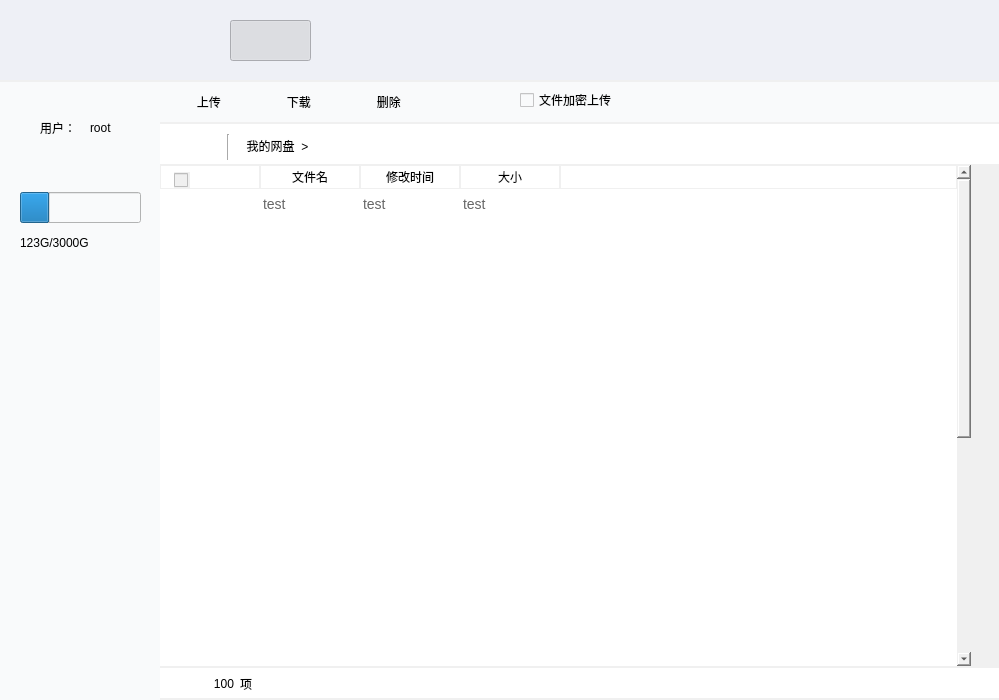
<?xml version="1.0" encoding="UTF-8"?>
<ui version="4.0">
 <class>XMSDiskClientGuiClass</class>
 <widget class="QWidget" name="XMSDiskClientGuiClass">
  <property name="geometry">
   <rect>
    <x>0</x>
    <y>0</y>
    <width>999</width>
    <height>700</height>
   </rect>
  </property>
  <property name="windowTitle">
   <string>XMSDiskClientGui</string>
  </property>
  <property name="styleSheet">
   <string notr="true">#upButton:hover{
background-color: rgb(46, 91, 255);
}</string>
  </property>
  <widget class="QWidget" name="topwidget" native="true">
   <property name="geometry">
    <rect>
     <x>0</x>
     <y>0</y>
     <width>1000</width>
     <height>80</height>
    </rect>
   </property>
   <property name="styleSheet">
    <string notr="true">background-color: rgb(238, 240, 246);</string>
   </property>
   <widget class="QLabel" name="logolabel">
    <property name="geometry">
     <rect>
      <x>20</x>
      <y>20</y>
      <width>149</width>
      <height>41</height>
     </rect>
    </property>
    <property name="styleSheet">
     <string notr="true">background-image: url(:/XMSDiskClientGui/Resources/top.png);</string>
    </property>
    <property name="text">
     <string/>
    </property>
    <property name="pixmap">
     <pixmap resource="xmsdiskclientgui.qrc">:/XMSDiskClientGui/Resources/img/new/logo2.png</pixmap>
    </property>
    <property name="scaledContents">
     <bool>true</bool>
    </property>
   </widget>
   <widget class="QPushButton" name="closepushButton">
    <property name="geometry">
     <rect>
      <x>960</x>
      <y>30</y>
      <width>21</width>
      <height>21</height>
     </rect>
    </property>
    <property name="styleSheet">
     <string notr="true">background-image: url(:/XMSDiskClientGui/Resources/close.png);</string>
    </property>
    <property name="text">
     <string/>
    </property>
    <property name="autoExclusive">
     <bool>false</bool>
    </property>
    <property name="flat">
     <bool>true</bool>
    </property>
   </widget>
   <widget class="QPushButton" name="my_diskpushButton">
    <property name="geometry">
     <rect>
      <x>230</x>
      <y>20</y>
      <width>81</width>
      <height>41</height>
     </rect>
    </property>
    <property name="styleSheet">
     <string notr="true">
#my_diskpushButton:checked {
      border-image: url(:/XMSDiskClientGui/Resources/mydisk2.png);
}
#my_diskpushButton:!checked {
      border-image: url(:/XMSDiskClientGui/Resources/mydisk1.png);
}
</string>
    </property>
    <property name="text">
     <string/>
    </property>
    <property name="checkable">
     <bool>true</bool>
    </property>
    <property name="checked">
     <bool>true</bool>
    </property>
    <property name="autoExclusive">
     <bool>true</bool>
    </property>
   </widget>
   <widget class="QPushButton" name="taskpushButton">
    <property name="geometry">
     <rect>
      <x>330</x>
      <y>20</y>
      <width>81</width>
      <height>41</height>
     </rect>
    </property>
    <property name="styleSheet">
     <string notr="true">#taskpushButton:checked {
      border-image: url(:/XMSDiskClientGui/Resources/task2.png);
}
#taskpushButton:!checked {
      border-image: url(:/XMSDiskClientGui/Resources/task1.png);
}
</string>
    </property>
    <property name="text">
     <string/>
    </property>
    <property name="checkable">
     <bool>true</bool>
    </property>
    <property name="checked">
     <bool>false</bool>
    </property>
    <property name="autoExclusive">
     <bool>true</bool>
    </property>
    <property name="flat">
     <bool>true</bool>
    </property>
   </widget>
  </widget>
  <widget class="QWidget" name="line1widget" native="true">
   <property name="enabled">
    <bool>true</bool>
   </property>
   <property name="geometry">
    <rect>
     <x>0</x>
     <y>80</y>
     <width>1000</width>
     <height>2</height>
    </rect>
   </property>
   <property name="styleSheet">
    <string notr="true">background-color: rgb(240, 240, 240);</string>
   </property>
  </widget>
  <widget class="QWidget" name="filelistwidget" native="true">
   <property name="geometry">
    <rect>
     <x>0</x>
     <y>82</y>
     <width>1000</width>
     <height>700</height>
    </rect>
   </property>
   <property name="styleSheet">
    <string notr="true">background-color: rgb(240, 240, 240);</string>
   </property>
   <widget class="QWidget" name="menuwidget" native="true">
    <property name="geometry">
     <rect>
      <x>160</x>
      <y>0</y>
      <width>1000</width>
      <height>40</height>
     </rect>
    </property>
    <property name="styleSheet">
     <string notr="true">
background-color: rgb(249, 250, 251);</string>
    </property>
    <widget class="QPushButton" name="downpushButton">
     <property name="geometry">
      <rect>
       <x>100</x>
       <y>4</y>
       <width>71</width>
       <height>31</height>
      </rect>
     </property>
     <property name="styleSheet">
      <string notr="true">
QPushButton{

}

QPushButton::!hover{

background-image: url(:/XMSDiskClientGui/Resources/img/down1.png);
background-repeat: no-repeat;
background-position:left;
border:none;

}

QPushButton::hover{
background-image: url(:/XMSDiskClientGui/Resources/img/down2.png);
background-repeat: no-repeat;
background-position:left;
color:rgb(6, 168, 255);

border-radius:1px;   
border:1px solid rgb(6, 168, 255); 
}</string>
     </property>
     <property name="text">
      <string>  下载</string>
     </property>
     <property name="checkable">
      <bool>false</bool>
     </property>
     <property name="default">
      <bool>false</bool>
     </property>
     <property name="flat">
      <bool>true</bool>
     </property>
    </widget>
    <widget class="QPushButton" name="upButton">
     <property name="geometry">
      <rect>
       <x>10</x>
       <y>4</y>
       <width>71</width>
       <height>31</height>
      </rect>
     </property>
     <property name="styleSheet">
      <string notr="true">QPushButton{
border-color:rgb(10,45,110);  

}

QPushButton::!hover{

background-image: url(:/XMSDiskClientGui/Resources/img/upload1.png);
background-repeat: no-repeat;
background-position:left;
border:none;

}

QPushButton::hover{
background-image: url(:/XMSDiskClientGui/Resources/img/upload2.png);
background-repeat: no-repeat;
background-position:left;
color:rgb(6, 168, 255);

border-radius:1px;   
border:1px solid rgb(6, 168, 255); 
}</string>
     </property>
     <property name="text">
      <string>  上传</string>
     </property>
     <property name="checkable">
      <bool>false</bool>
     </property>
     <property name="autoDefault">
      <bool>false</bool>
     </property>
     <property name="default">
      <bool>false</bool>
     </property>
     <property name="flat">
      <bool>true</bool>
     </property>
    </widget>
    <widget class="Line" name="line_4">
     <property name="geometry">
      <rect>
       <x>-17</x>
       <y>0</y>
       <width>20</width>
       <height>621</height>
      </rect>
     </property>
     <property name="orientation">
      <enum>Qt::Orientation::Vertical</enum>
     </property>
    </widget>
    <widget class="QPushButton" name="delpushButton">
     <property name="geometry">
      <rect>
       <x>190</x>
       <y>4</y>
       <width>71</width>
       <height>31</height>
      </rect>
     </property>
     <property name="styleSheet">
      <string notr="true">
QPushButton{

}

QPushButton::!hover{

background-image: url(:/XMSDiskClientGui/Resources/img/del1.png);
background-repeat: no-repeat;
background-position:left;
border:none;

}

QPushButton::hover{
background-image: url(:/XMSDiskClientGui/Resources/img/del2.png);
background-repeat: no-repeat;
background-position:left;
color:rgb(6, 168, 255);

border-radius:1px;   
border:1px solid rgb(6, 168, 255); 
}</string>
     </property>
     <property name="text">
      <string>  删除</string>
     </property>
     <property name="checkable">
      <bool>false</bool>
     </property>
     <property name="default">
      <bool>false</bool>
     </property>
     <property name="flat">
      <bool>true</bool>
     </property>
    </widget>
    <widget class="QFrame" name="line1frame">
     <property name="geometry">
      <rect>
       <x>0</x>
       <y>40</y>
       <width>1000</width>
       <height>111</height>
      </rect>
     </property>
     <property name="styleSheet">
      <string notr="true">background-color:#F0F0F0;</string>
     </property>
     <property name="frameShape">
      <enum>QFrame::Shape::StyledPanel</enum>
     </property>
     <property name="frameShadow">
      <enum>QFrame::Shadow::Raised</enum>
     </property>
     <widget class="QFrame" name="line1frame_2">
      <property name="geometry">
       <rect>
        <x>0</x>
        <y>0</y>
        <width>1000</width>
        <height>2</height>
       </rect>
      </property>
      <property name="styleSheet">
       <string notr="true">background-color:#F0F0F0;</string>
      </property>
      <property name="frameShape">
       <enum>QFrame::Shape::StyledPanel</enum>
      </property>
      <property name="frameShadow">
       <enum>QFrame::Shadow::Raised</enum>
      </property>
     </widget>
    </widget>
    <widget class="QCheckBox" name="file_enc">
     <property name="geometry">
      <rect>
       <x>360</x>
       <y>10</y>
       <width>101</width>
       <height>16</height>
      </rect>
     </property>
     <property name="text">
      <string>文件加密上传</string>
     </property>
    </widget>
   </widget>
   <widget class="QWidget" name="leftwidget" native="true">
    <property name="geometry">
     <rect>
      <x>0</x>
      <y>0</y>
      <width>160</width>
      <height>700</height>
     </rect>
    </property>
    <property name="styleSheet">
     <string notr="true">background-color: rgb(249, 250, 251);
font: 12pt &quot;黑体&quot;;</string>
    </property>
    <widget class="QProgressBar" name="disk_info_bar">
     <property name="geometry">
      <rect>
       <x>20</x>
       <y>110</y>
       <width>121</width>
       <height>31</height>
      </rect>
     </property>
     <property name="value">
      <number>24</number>
     </property>
     <property name="textVisible">
      <bool>false</bool>
     </property>
    </widget>
    <widget class="QLabel" name="label">
     <property name="geometry">
      <rect>
       <x>40</x>
       <y>40</y>
       <width>54</width>
       <height>12</height>
      </rect>
     </property>
     <property name="text">
      <string>用户：</string>
     </property>
    </widget>
    <widget class="QLabel" name="username_label">
     <property name="geometry">
      <rect>
       <x>90</x>
       <y>40</y>
       <width>54</width>
       <height>12</height>
      </rect>
     </property>
     <property name="text">
      <string>root</string>
     </property>
    </widget>
    <widget class="QLabel" name="disk_info_text">
     <property name="geometry">
      <rect>
       <x>20</x>
       <y>150</y>
       <width>151</width>
       <height>21</height>
      </rect>
     </property>
     <property name="text">
      <string>123G/3000G</string>
     </property>
    </widget>
   </widget>
   <widget class="QWidget" name="fileviewwidget" native="true">
    <property name="geometry">
     <rect>
      <x>160</x>
      <y>40</y>
      <width>1000</width>
      <height>700</height>
     </rect>
    </property>
    <property name="contextMenuPolicy">
     <enum>Qt::ContextMenuPolicy::DefaultContextMenu</enum>
    </property>
    <property name="styleSheet">
     <string notr="true">background-color: #F0F0F0</string>
    </property>
    <widget class="QTableWidget" name="filetableWidget">
     <property name="geometry">
      <rect>
       <x>0</x>
       <y>43</y>
       <width>811</width>
       <height>501</height>
      </rect>
     </property>
     <property name="styleSheet">
      <string notr="true">QHeaderView::section {
     padding-left: 0px;
 }
QTableWidget                   
{
    background:#FFFFFF;           
    border:none;                   
 
    font-size:14px;                
    font-family:&quot;Microsoft YaHei&quot;;
    color:#666666;   

 selection-background-color: qlineargradient(x1: 0, y1: 0, x2: 0.5, y2: 0.5,
                                  stop: 0 #FF92BB, stop: 1 white);              
}
QTableWidget::item                
{
    background:#ffffff; 
}

QTableView::item::selected    
{         
  color:#000000;             
  background:#e6f6ff; 
}


QHeaderView::section {
background-color:#FFFFFF;
  border: 1px solid #f0f0f0 ;

}



</string>
     </property>
     <property name="verticalScrollBarPolicy">
      <enum>Qt::ScrollBarPolicy::ScrollBarAsNeeded</enum>
     </property>
     <property name="horizontalScrollBarPolicy">
      <enum>Qt::ScrollBarPolicy::ScrollBarAlwaysOff</enum>
     </property>
     <property name="sizeAdjustPolicy">
      <enum>QAbstractScrollArea::SizeAdjustPolicy::AdjustToContentsOnFirstShow</enum>
     </property>
     <property name="editTriggers">
      <set>QAbstractItemView::EditTrigger::NoEditTriggers</set>
     </property>
     <property name="dragEnabled">
      <bool>true</bool>
     </property>
     <property name="alternatingRowColors">
      <bool>true</bool>
     </property>
     <property name="selectionBehavior">
      <enum>QAbstractItemView::SelectionBehavior::SelectRows</enum>
     </property>
     <property name="textElideMode">
      <enum>Qt::TextElideMode::ElideLeft</enum>
     </property>
     <property name="verticalScrollMode">
      <enum>QAbstractItemView::ScrollMode::ScrollPerPixel</enum>
     </property>
     <property name="showGrid">
      <bool>false</bool>
     </property>
     <property name="gridStyle">
      <enum>Qt::PenStyle::SolidLine</enum>
     </property>
     <property name="sortingEnabled">
      <bool>true</bool>
     </property>
     <property name="wordWrap">
      <bool>true</bool>
     </property>
     <property name="cornerButtonEnabled">
      <bool>true</bool>
     </property>
     <attribute name="horizontalHeaderVisible">
      <bool>true</bool>
     </attribute>
     <attribute name="horizontalHeaderCascadingSectionResizes">
      <bool>false</bool>
     </attribute>
     <attribute name="horizontalHeaderHighlightSections">
      <bool>true</bool>
     </attribute>
     <attribute name="horizontalHeaderShowSortIndicator" stdset="0">
      <bool>true</bool>
     </attribute>
     <attribute name="horizontalHeaderStretchLastSection">
      <bool>true</bool>
     </attribute>
     <attribute name="verticalHeaderVisible">
      <bool>false</bool>
     </attribute>
     <attribute name="verticalHeaderCascadingSectionResizes">
      <bool>false</bool>
     </attribute>
     <attribute name="verticalHeaderHighlightSections">
      <bool>true</bool>
     </attribute>
     <attribute name="verticalHeaderShowSortIndicator" stdset="0">
      <bool>false</bool>
     </attribute>
     <attribute name="verticalHeaderStretchLastSection">
      <bool>false</bool>
     </attribute>
     <row>
      <property name="text">
       <string>新建行</string>
      </property>
     </row>
     <row>
      <property name="text">
       <string>新建行</string>
      </property>
     </row>
     <row>
      <property name="text">
       <string>新建行</string>
      </property>
     </row>
     <row>
      <property name="text">
       <string>新建行</string>
      </property>
     </row>
     <row>
      <property name="text">
       <string>新建行</string>
      </property>
     </row>
     <row>
      <property name="text">
       <string>新建行</string>
      </property>
     </row>
     <row>
      <property name="text">
       <string>新建行</string>
      </property>
     </row>
     <row>
      <property name="text">
       <string>新建行</string>
      </property>
     </row>
     <row>
      <property name="text">
       <string>新建行</string>
      </property>
     </row>
     <row>
      <property name="text">
       <string>新建行</string>
      </property>
     </row>
     <row>
      <property name="text">
       <string>新建行</string>
      </property>
     </row>
     <row>
      <property name="text">
       <string>新建行</string>
      </property>
     </row>
     <row>
      <property name="text">
       <string>新建行</string>
      </property>
     </row>
     <row>
      <property name="text">
       <string>新建行</string>
      </property>
     </row>
     <row>
      <property name="text">
       <string>新建行</string>
      </property>
     </row>
     <row>
      <property name="text">
       <string>新建行</string>
      </property>
     </row>
     <row>
      <property name="text">
       <string>新建行</string>
      </property>
     </row>
     <row>
      <property name="text">
       <string>新建行</string>
      </property>
     </row>
     <row>
      <property name="text">
       <string>新建行</string>
      </property>
     </row>
     <row>
      <property name="text">
       <string>新建行</string>
      </property>
     </row>
     <row>
      <property name="text">
       <string>新建行</string>
      </property>
     </row>
     <row>
      <property name="text">
       <string>新建行</string>
      </property>
     </row>
     <row>
      <property name="text">
       <string>新建行</string>
      </property>
     </row>
     <row>
      <property name="text">
       <string>新建行</string>
      </property>
     </row>
     <row>
      <property name="text">
       <string>新建行</string>
      </property>
     </row>
     <row>
      <property name="text">
       <string>新建行</string>
      </property>
     </row>
     <row>
      <property name="text">
       <string>新建行</string>
      </property>
     </row>
     <row>
      <property name="text">
       <string>新建行</string>
      </property>
     </row>
     <row>
      <property name="text">
       <string>新建行</string>
      </property>
     </row>
     <column>
      <property name="text">
       <string/>
      </property>
     </column>
     <column>
      <property name="text">
       <string>文件名</string>
      </property>
     </column>
     <column>
      <property name="text">
       <string>修改时间</string>
      </property>
     </column>
     <column>
      <property name="text">
       <string>大小</string>
      </property>
     </column>
     <column>
      <property name="text">
       <string/>
      </property>
     </column>
     <item row="0" column="1">
      <property name="text">
       <string>test</string>
      </property>
     </item>
     <item row="0" column="2">
      <property name="text">
       <string>test</string>
      </property>
     </item>
     <item row="0" column="3">
      <property name="text">
       <string>test</string>
      </property>
     </item>
     <item row="25" column="1">
      <property name="text">
       <string>ss</string>
      </property>
     </item>
     <item row="25" column="2">
      <property name="text">
       <string>ss</string>
      </property>
     </item>
     <item row="25" column="3">
      <property name="text">
       <string>s</string>
      </property>
     </item>
     <item row="26" column="1">
      <property name="text">
       <string>ss</string>
      </property>
     </item>
     <item row="26" column="2">
      <property name="text">
       <string>sss</string>
      </property>
     </item>
     <item row="26" column="3">
      <property name="text">
       <string>ss</string>
      </property>
     </item>
     <item row="27" column="1">
      <property name="text">
       <string>ss</string>
      </property>
     </item>
     <item row="27" column="2">
      <property name="text">
       <string>s</string>
      </property>
     </item>
     <item row="27" column="3">
      <property name="text">
       <string>s</string>
      </property>
     </item>
     <item row="28" column="1">
      <property name="text">
       <string>ss</string>
      </property>
     </item>
     <item row="28" column="2">
      <property name="text">
       <string>ss</string>
      </property>
     </item>
     <item row="28" column="3">
      <property name="text">
       <string>ss</string>
      </property>
     </item>
    </widget>
    <widget class="QWidget" name="pathwidget" native="true">
     <property name="geometry">
      <rect>
       <x>0</x>
       <y>2</y>
       <width>1000</width>
       <height>40</height>
      </rect>
     </property>
     <property name="styleSheet">
      <string notr="true">background-color: rgb(255, 255, 255);
</string>
     </property>
     <widget class="QPushButton" name="pathpushButton">
      <property name="geometry">
       <rect>
        <x>80</x>
        <y>10</y>
        <width>75</width>
        <height>23</height>
       </rect>
      </property>
      <property name="styleSheet">
       <string notr="true">QPushButton::!hover{
color:rgb(0, 0, 0);
}

QPushButton::hover{
color:rgb(6, 168, 255);
}
</string>
      </property>
      <property name="text">
       <string>我的网盘  &gt;</string>
      </property>
      <property name="flat">
       <bool>true</bool>
      </property>
     </widget>
     <widget class="QPushButton" name="refreshButton">
      <property name="geometry">
       <rect>
        <x>30</x>
        <y>10</y>
        <width>21</width>
        <height>21</height>
       </rect>
      </property>
      <property name="styleSheet">
       <string notr="true">QPushButton{
border-color:rgb(10,45,110);  

}

QPushButton::!hover{

background-image: url(:/XMSDiskClientGui/Resources/img/refresh1.png);
background-repeat: no-repeat;
}

QPushButton::hover{
background-image: url(:/XMSDiskClientGui/Resources/img/refresh2.png);
background-repeat: no-repeat;
}</string>
      </property>
      <property name="text">
       <string/>
      </property>
      <property name="checkable">
       <bool>false</bool>
      </property>
      <property name="autoDefault">
       <bool>false</bool>
      </property>
      <property name="default">
       <bool>false</bool>
      </property>
      <property name="flat">
       <bool>true</bool>
      </property>
     </widget>
     <widget class="Line" name="line">
      <property name="geometry">
       <rect>
        <x>60</x>
        <y>10</y>
        <width>16</width>
        <height>26</height>
       </rect>
      </property>
      <property name="orientation">
       <enum>Qt::Orientation::Vertical</enum>
      </property>
     </widget>
     <widget class="QPushButton" name="backButton">
      <property name="geometry">
       <rect>
        <x>10</x>
        <y>10</y>
        <width>21</width>
        <height>21</height>
       </rect>
      </property>
      <property name="styleSheet">
       <string notr="true">QPushButton{
border-color:rgb(10,45,110);  

}

QPushButton::!hover{

background-image: url(:/XMSDiskClientGui/Resources/img/back1.png);
background-repeat: no-repeat;
}

QPushButton::hover{
background-image: url(:/XMSDiskClientGui/Resources/img/back2.png);
background-repeat: no-repeat;
}</string>
      </property>
      <property name="text">
       <string/>
      </property>
      <property name="checkable">
       <bool>false</bool>
      </property>
      <property name="autoDefault">
       <bool>false</bool>
      </property>
      <property name="default">
       <bool>false</bool>
      </property>
      <property name="flat">
       <bool>true</bool>
      </property>
     </widget>
     <widget class="QLabel" name="dir_label">
      <property name="geometry">
       <rect>
        <x>160</x>
        <y>13</y>
        <width>641</width>
        <height>20</height>
       </rect>
      </property>
      <property name="text">
       <string/>
      </property>
     </widget>
    </widget>
    <widget class="QCheckBox" name="checkallBox">
     <property name="geometry">
      <rect>
       <x>14</x>
       <y>50</y>
       <width>16</width>
       <height>16</height>
      </rect>
     </property>
     <property name="text">
      <string/>
     </property>
    </widget>
    <widget class="QWidget" name="pathwidget_2" native="true">
     <property name="geometry">
      <rect>
       <x>0</x>
       <y>546</y>
       <width>991</width>
       <height>30</height>
      </rect>
     </property>
     <property name="styleSheet">
      <string notr="true">background-color: rgb(255, 255, 255);
</string>
     </property>
     <widget class="QLabel" name="label_4">
      <property name="geometry">
       <rect>
        <x>80</x>
        <y>10</y>
        <width>54</width>
        <height>12</height>
       </rect>
      </property>
      <property name="text">
       <string>项</string>
      </property>
     </widget>
     <widget class="QLabel" name="file_count">
      <property name="geometry">
       <rect>
        <x>20</x>
        <y>10</y>
        <width>54</width>
        <height>12</height>
       </rect>
      </property>
      <property name="text">
       <string>100</string>
      </property>
      <property name="alignment">
       <set>Qt::AlignmentFlag::AlignRight|Qt::AlignmentFlag::AlignTrailing|Qt::AlignmentFlag::AlignVCenter</set>
      </property>
     </widget>
    </widget>
   </widget>
  </widget>
  <action name="upaction">
   <property name="icon">
    <iconset resource="xmsdiskclientgui.qrc">
     <normaloff>:/XMSDiskClientGui/Resources/img/upload1.png</normaloff>
     <normalon>:/XMSDiskClientGui/Resources/upload.png</normalon>:/XMSDiskClientGui/Resources/img/upload1.png</iconset>
   </property>
   <property name="text">
    <string>上传</string>
   </property>
  </action>
  <action name="downaction">
   <property name="icon">
    <iconset resource="xmsdiskclientgui.qrc">
     <normaloff>:/XMSDiskClientGui/Resources/img/down1.png</normaloff>:/XMSDiskClientGui/Resources/img/down1.png</iconset>
   </property>
   <property name="text">
    <string>下载</string>
   </property>
  </action>
  <action name="refreshaction">
   <property name="icon">
    <iconset resource="xmsdiskclientgui.qrc">
     <normaloff>:/XMSDiskClientGui/Resources/img/refresh.png</normaloff>:/XMSDiskClientGui/Resources/img/refresh.png</iconset>
   </property>
   <property name="text">
    <string>刷新</string>
   </property>
  </action>
  <action name="action_new_dir">
   <property name="text">
    <string>新建文件夹</string>
   </property>
  </action>
 </widget>
 <layoutdefault spacing="6" margin="11"/>
 <resources>
  <include location="xmsdiskclientgui.qrc"/>
 </resources>
 <connections>
  <connection>
   <sender>closepushButton</sender>
   <signal>clicked()</signal>
   <receiver>XMSDiskClientGuiClass</receiver>
   <slot>close()</slot>
   <hints>
    <hint type="sourcelabel">
     <x>979</x>
     <y>38</y>
    </hint>
    <hint type="destinationlabel">
     <x>998</x>
     <y>97</y>
    </hint>
   </hints>
  </connection>
  <connection>
   <sender>refreshaction</sender>
   <signal>triggered()</signal>
   <receiver>XMSDiskClientGuiClass</receiver>
   <slot>Refresh()</slot>
   <hints>
    <hint type="sourcelabel">
     <x>-1</x>
     <y>-1</y>
    </hint>
    <hint type="destinationlabel">
     <x>499</x>
     <y>349</y>
    </hint>
   </hints>
  </connection>
  <connection>
   <sender>checkallBox</sender>
   <signal>clicked()</signal>
   <receiver>XMSDiskClientGuiClass</receiver>
   <slot>Checkall()</slot>
   <hints>
    <hint type="sourcelabel">
     <x>205</x>
     <y>183</y>
    </hint>
    <hint type="destinationlabel">
     <x>1150</x>
     <y>188</y>
    </hint>
   </hints>
  </connection>
  <connection>
   <sender>taskpushButton</sender>
   <signal>clicked()</signal>
   <receiver>XMSDiskClientGuiClass</receiver>
   <slot>TaskTab()</slot>
   <hints>
    <hint type="sourcelabel">
     <x>382</x>
     <y>50</y>
    </hint>
    <hint type="destinationlabel">
     <x>1178</x>
     <y>481</y>
    </hint>
   </hints>
  </connection>
  <connection>
   <sender>my_diskpushButton</sender>
   <signal>clicked()</signal>
   <receiver>XMSDiskClientGuiClass</receiver>
   <slot>MyTab()</slot>
   <hints>
    <hint type="sourcelabel">
     <x>279</x>
     <y>45</y>
    </hint>
    <hint type="destinationlabel">
     <x>436</x>
     <y>-64</y>
    </hint>
   </hints>
  </connection>
  <connection>
   <sender>filetableWidget</sender>
   <signal>clicked(QModelIndex)</signal>
   <receiver>XMSDiskClientGuiClass</receiver>
   <slot>SelectFile(QModelIndex)</slot>
   <hints>
    <hint type="sourcelabel">
     <x>557</x>
     <y>390</y>
    </hint>
    <hint type="destinationlabel">
     <x>1126</x>
     <y>428</y>
    </hint>
   </hints>
  </connection>
  <connection>
   <sender>upButton</sender>
   <signal>clicked()</signal>
   <receiver>XMSDiskClientGuiClass</receiver>
   <slot>Upload()</slot>
   <hints>
    <hint type="sourcelabel">
     <x>223</x>
     <y>107</y>
    </hint>
    <hint type="destinationlabel">
     <x>1050</x>
     <y>228</y>
    </hint>
   </hints>
  </connection>
  <connection>
   <sender>refreshButton</sender>
   <signal>clicked()</signal>
   <receiver>XMSDiskClientGuiClass</receiver>
   <slot>Refresh()</slot>
   <hints>
    <hint type="sourcelabel">
     <x>201</x>
     <y>148</y>
    </hint>
    <hint type="destinationlabel">
     <x>1128</x>
     <y>432</y>
    </hint>
   </hints>
  </connection>
  <connection>
   <sender>downpushButton</sender>
   <signal>clicked()</signal>
   <receiver>XMSDiskClientGuiClass</receiver>
   <slot>Download()</slot>
   <hints>
    <hint type="sourcelabel">
     <x>297</x>
     <y>106</y>
    </hint>
    <hint type="destinationlabel">
     <x>491</x>
     <y>875</y>
    </hint>
   </hints>
  </connection>
  <connection>
   <sender>upaction</sender>
   <signal>triggered()</signal>
   <receiver>XMSDiskClientGuiClass</receiver>
   <slot>Upload()</slot>
   <hints>
    <hint type="sourcelabel">
     <x>-1</x>
     <y>-1</y>
    </hint>
    <hint type="destinationlabel">
     <x>499</x>
     <y>349</y>
    </hint>
   </hints>
  </connection>
  <connection>
   <sender>downaction</sender>
   <signal>triggered()</signal>
   <receiver>XMSDiskClientGuiClass</receiver>
   <slot>Download()</slot>
   <hints>
    <hint type="sourcelabel">
     <x>-1</x>
     <y>-1</y>
    </hint>
    <hint type="destinationlabel">
     <x>499</x>
     <y>349</y>
    </hint>
   </hints>
  </connection>
  <connection>
   <sender>delpushButton</sender>
   <signal>clicked()</signal>
   <receiver>XMSDiskClientGuiClass</receiver>
   <slot>Delete()</slot>
   <hints>
    <hint type="sourcelabel">
     <x>388</x>
     <y>94</y>
    </hint>
    <hint type="destinationlabel">
     <x>1337</x>
     <y>154</y>
    </hint>
   </hints>
  </connection>
  <connection>
   <sender>filetableWidget</sender>
   <signal>cellDoubleClicked(int,int)</signal>
   <receiver>XMSDiskClientGuiClass</receiver>
   <slot>DoubleClicked(int,int)</slot>
   <hints>
    <hint type="sourcelabel">
     <x>467</x>
     <y>375</y>
    </hint>
    <hint type="destinationlabel">
     <x>1308</x>
     <y>405</y>
    </hint>
   </hints>
  </connection>
  <connection>
   <sender>backButton</sender>
   <signal>clicked()</signal>
   <receiver>XMSDiskClientGuiClass</receiver>
   <slot>Back()</slot>
   <hints>
    <hint type="sourcelabel">
     <x>185</x>
     <y>148</y>
    </hint>
    <hint type="destinationlabel">
     <x>207</x>
     <y>-24</y>
    </hint>
   </hints>
  </connection>
  <connection>
   <sender>pathpushButton</sender>
   <signal>clicked()</signal>
   <receiver>XMSDiskClientGuiClass</receiver>
   <slot>Root()</slot>
   <hints>
    <hint type="sourcelabel">
     <x>277</x>
     <y>152</y>
    </hint>
    <hint type="destinationlabel">
     <x>843</x>
     <y>-30</y>
    </hint>
   </hints>
  </connection>
  <connection>
   <sender>action_new_dir</sender>
   <signal>triggered()</signal>
   <receiver>XMSDiskClientGuiClass</receiver>
   <slot>NewDir()</slot>
   <hints>
    <hint type="sourcelabel">
     <x>-1</x>
     <y>-1</y>
    </hint>
    <hint type="destinationlabel">
     <x>499</x>
     <y>349</y>
    </hint>
   </hints>
  </connection>
  <connection>
   <sender>file_enc</sender>
   <signal>clicked()</signal>
   <receiver>XMSDiskClientGuiClass</receiver>
   <slot>FileEnc()</slot>
   <hints>
    <hint type="sourcelabel">
     <x>532</x>
     <y>94</y>
    </hint>
    <hint type="destinationlabel">
     <x>764</x>
     <y>-1</y>
    </hint>
   </hints>
  </connection>
 </connections>
 <slots>
  <slot>Refresh()</slot>
  <slot>Checkall()</slot>
  <slot>SelectFile(QModelIndex)</slot>
  <slot>Upload()</slot>
  <slot>TaskTab()</slot>
  <slot>MyTab()</slot>
  <slot>Download()</slot>
  <slot>Delete()</slot>
  <slot>DoubleClicked(int,int)</slot>
  <slot>Back()</slot>
  <slot>Root()</slot>
  <slot>NewDir()</slot>
  <slot>FileEnc()</slot>
 </slots>
</ui>
